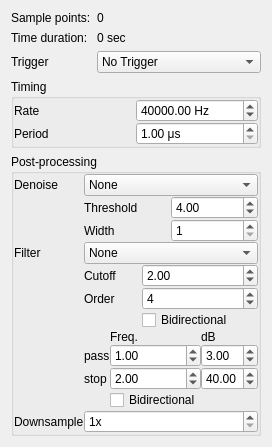
<?xml version="1.0" encoding="UTF-8"?>
<ui version="4.0">
 <class>Form</class>
 <widget class="QWidget" name="Form">
  <property name="geometry">
   <rect>
    <x>0</x>
    <y>0</y>
    <width>231</width>
    <height>366</height>
   </rect>
  </property>
  <property name="windowTitle">
   <string>Form</string>
  </property>
  <layout class="QGridLayout" name="gridLayout">
   <item row="3" column="0" colspan="3">
    <widget class="QGroupBox" name="groupBox_2">
     <property name="title">
      <string>Timing</string>
     </property>
     <layout class="QGridLayout" name="gridLayout_2">
      <property name="leftMargin">
       <number>0</number>
      </property>
      <property name="topMargin">
       <number>0</number>
      </property>
      <property name="rightMargin">
       <number>0</number>
      </property>
      <property name="bottomMargin">
       <number>0</number>
      </property>
      <property name="spacing">
       <number>0</number>
      </property>
      <item row="0" column="0">
       <widget class="QLabel" name="label">
        <property name="text">
         <string>Rate</string>
        </property>
       </widget>
      </item>
      <item row="0" column="1">
       <widget class="SpinBox" name="rateSpin">
        <property name="suffix">
         <string> Hz</string>
        </property>
        <property name="minimum">
         <double>0.010000000000000</double>
        </property>
        <property name="maximum">
         <double>1000000.000000000000000</double>
        </property>
        <property name="value">
         <double>40000.000000000000000</double>
        </property>
       </widget>
      </item>
      <item row="1" column="0">
       <widget class="QLabel" name="label_4">
        <property name="text">
         <string>Period</string>
        </property>
       </widget>
      </item>
      <item row="1" column="1">
       <widget class="SpinBox" name="periodSpin">
        <property name="suffix">
         <string> μs</string>
        </property>
        <property name="minimum">
         <double>1.000000000000000</double>
        </property>
        <property name="maximum">
         <double>10000.000000000000000</double>
        </property>
        <property name="value">
         <double>1.000000000000000</double>
        </property>
       </widget>
      </item>
     </layout>
    </widget>
   </item>
   <item row="4" column="0" colspan="3">
    <widget class="QGroupBox" name="groupBox">
     <property name="title">
      <string>Post-processing</string>
     </property>
     <layout class="QGridLayout" name="gridLayout_3">
      <property name="leftMargin">
       <number>0</number>
      </property>
      <property name="topMargin">
       <number>0</number>
      </property>
      <property name="rightMargin">
       <number>0</number>
      </property>
      <property name="bottomMargin">
       <number>0</number>
      </property>
      <property name="spacing">
       <number>0</number>
      </property>
      <item row="0" column="1">
       <widget class="QComboBox" name="denoiseCombo">
        <property name="toolTip">
         <string>Denoise method to use.
- Pointwise method compares each point to its neighbors</string>
        </property>
        <item>
         <property name="text">
          <string>None</string>
         </property>
        </item>
        <item>
         <property name="text">
          <string>Pointwise</string>
         </property>
        </item>
       </widget>
      </item>
      <item row="0" column="0">
       <widget class="QLabel" name="label_7">
        <property name="text">
         <string>Denoise</string>
        </property>
       </widget>
      </item>
      <item row="2" column="0">
       <widget class="QLabel" name="label_9">
        <property name="text">
         <string>Filter</string>
        </property>
       </widget>
      </item>
      <item row="2" column="1">
       <widget class="QComboBox" name="filterCombo">
        <property name="toolTip">
         <string>Lowpass filter types to use for AI channels. Filter is applied before downsampling.</string>
        </property>
        <item>
         <property name="text">
          <string>None</string>
         </property>
        </item>
        <item>
         <property name="text">
          <string>Bessel</string>
         </property>
        </item>
        <item>
         <property name="text">
          <string>Butterworth</string>
         </property>
        </item>
       </widget>
      </item>
      <item row="5" column="0">
       <widget class="QLabel" name="label_8">
        <property name="text">
         <string>Downsample</string>
        </property>
       </widget>
      </item>
      <item row="5" column="1">
       <widget class="QSpinBox" name="downsampleSpin">
        <property name="toolTip">
         <string>Amount DAQ data should be downsampled before returning results (output data is not downsampled before sending to the DAQ). DI/DO data is downsampled by subsampling, AI/AO data is downsampled by averaging. </string>
        </property>
        <property name="suffix">
         <string>x</string>
        </property>
        <property name="minimum">
         <number>1</number>
        </property>
        <property name="maximum">
         <number>10000000</number>
        </property>
        <property name="value">
         <number>1</number>
        </property>
       </widget>
      </item>
      <item row="4" column="1">
       <widget class="QWidget" name="butterworthCtrl" native="true">
        <layout class="QGridLayout" name="gridLayout_4">
         <property name="leftMargin">
          <number>0</number>
         </property>
         <property name="topMargin">
          <number>0</number>
         </property>
         <property name="rightMargin">
          <number>0</number>
         </property>
         <property name="bottomMargin">
          <number>0</number>
         </property>
         <property name="spacing">
          <number>0</number>
         </property>
         <item row="0" column="3">
          <widget class="QLabel" name="label_15">
           <property name="text">
            <string>dB</string>
           </property>
          </widget>
         </item>
         <item row="1" column="1" colspan="2">
          <widget class="SpinBox" name="butterworthPassbandSpin">
           <property name="toolTip">
            <string>Upper frequency of butterworth passband in multiples of maximum nyquist frequency (sample rate / 2).</string>
           </property>
           <property name="maximum">
            <double>1000.000000000000000</double>
           </property>
           <property name="value">
            <double>1.000000000000000</double>
           </property>
          </widget>
         </item>
         <item row="0" column="1" colspan="2">
          <widget class="QLabel" name="label_14">
           <property name="text">
            <string>Freq.</string>
           </property>
          </widget>
         </item>
         <item row="1" column="0">
          <widget class="QLabel" name="label_5">
           <property name="text">
            <string>pass</string>
           </property>
          </widget>
         </item>
         <item row="1" column="3">
          <widget class="QDoubleSpinBox" name="butterworthPassDBSpin">
           <property name="toolTip">
            <string>Maximum amplitude of loss in passband</string>
           </property>
           <property name="value">
            <double>3.000000000000000</double>
           </property>
          </widget>
         </item>
         <item row="2" column="0">
          <widget class="QLabel" name="label_6">
           <property name="text">
            <string>stop</string>
           </property>
          </widget>
         </item>
         <item row="2" column="1" colspan="2">
          <widget class="SpinBox" name="butterworthStopbandSpin">
           <property name="toolTip">
            <string>Lower frequency of butterworth stopband in multiples of maximum nyquist frequency (sample rate / 2).</string>
           </property>
           <property name="value">
            <double>2.000000000000000</double>
           </property>
          </widget>
         </item>
         <item row="2" column="3">
          <widget class="QDoubleSpinBox" name="butterworthStopDBSpin">
           <property name="toolTip">
            <string>Minimum amplitude of loss in stopband</string>
           </property>
           <property name="value">
            <double>40.000000000000000</double>
           </property>
          </widget>
         </item>
         <item row="3" column="1" colspan="2">
          <widget class="QCheckBox" name="butterworthBidirCheck">
           <property name="text">
            <string>Bidirectional</string>
           </property>
          </widget>
         </item>
        </layout>
       </widget>
      </item>
      <item row="3" column="1">
       <widget class="QWidget" name="besselCtrl" native="true">
        <layout class="QGridLayout" name="gridLayout_5">
         <property name="leftMargin">
          <number>0</number>
         </property>
         <property name="topMargin">
          <number>0</number>
         </property>
         <property name="rightMargin">
          <number>0</number>
         </property>
         <property name="bottomMargin">
          <number>0</number>
         </property>
         <property name="spacing">
          <number>0</number>
         </property>
         <item row="0" column="1" colspan="2">
          <widget class="SpinBox" name="besselCutoffSpin">
           <property name="value">
            <double>2.000000000000000</double>
           </property>
          </widget>
         </item>
         <item row="1" column="0">
          <widget class="QLabel" name="label_12">
           <property name="text">
            <string>Order</string>
           </property>
          </widget>
         </item>
         <item row="0" column="0">
          <widget class="QLabel" name="label_11">
           <property name="text">
            <string>Cutoff</string>
           </property>
          </widget>
         </item>
         <item row="1" column="1" colspan="2">
          <widget class="QSpinBox" name="besselOrderSpin">
           <property name="minimum">
            <number>1</number>
           </property>
           <property name="maximum">
            <number>16</number>
           </property>
           <property name="value">
            <number>4</number>
           </property>
          </widget>
         </item>
         <item row="2" column="1" colspan="2">
          <widget class="QCheckBox" name="besselBidirCheck">
           <property name="text">
            <string>Bidirectional</string>
           </property>
          </widget>
         </item>
        </layout>
       </widget>
      </item>
      <item row="1" column="1">
       <widget class="QWidget" name="denoiseCtrl" native="true">
        <layout class="QGridLayout" name="gridLayout_6">
         <property name="leftMargin">
          <number>0</number>
         </property>
         <property name="topMargin">
          <number>0</number>
         </property>
         <property name="rightMargin">
          <number>0</number>
         </property>
         <property name="bottomMargin">
          <number>0</number>
         </property>
         <property name="spacing">
          <number>0</number>
         </property>
         <item row="0" column="0">
          <widget class="QLabel" name="label_13">
           <property name="text">
            <string>Threshold</string>
           </property>
          </widget>
         </item>
         <item row="0" column="1">
          <widget class="QDoubleSpinBox" name="denoiseThresholdSpin">
           <property name="toolTip">
            <string>Minimum threshold of detected noise events</string>
           </property>
           <property name="value">
            <double>4.000000000000000</double>
           </property>
          </widget>
         </item>
         <item row="1" column="0">
          <widget class="QLabel" name="label_16">
           <property name="text">
            <string>Width</string>
           </property>
          </widget>
         </item>
         <item row="1" column="1">
          <widget class="QSpinBox" name="denoiseWidthSpin">
           <property name="toolTip">
            <string>Maximum radius of detected noise events</string>
           </property>
           <property name="minimum">
            <number>1</number>
           </property>
           <property name="maximum">
            <number>100000</number>
           </property>
           <property name="value">
            <number>1</number>
           </property>
          </widget>
         </item>
        </layout>
       </widget>
      </item>
     </layout>
    </widget>
   </item>
   <item row="2" column="0">
    <widget class="QLabel" name="label_trigger">
     <property name="text">
      <string>Trigger</string>
     </property>
    </widget>
   </item>
   <item row="2" column="1" colspan="2">
    <widget class="QComboBox" name="triggerDevList">
     <item>
      <property name="text">
       <string>No Trigger</string>
      </property>
     </item>
    </widget>
   </item>
   <item row="0" column="0">
    <widget class="QLabel" name="label_sample_points">
     <property name="text">
      <string>Sample points:</string>
     </property>
    </widget>
   </item>
   <item row="0" column="1">
    <widget class="QLabel" name="numPtsLabel">
     <property name="text">
      <string>0</string>
     </property>
    </widget>
   </item>
   <item row="1" column="0">
    <widget class="QLabel" name="label_time_duration">
     <property name="text">
      <string>Time duration:</string>
     </property>
    </widget>
   </item>
   <item row="1" column="1">
    <widget class="QLabel" name="timeDurLabel">
     <property name="text">
      <string>0 sec</string>
     </property>
    </widget>
   </item>
  </layout>
 </widget>
 <customwidgets>
  <customwidget>
   <class>SpinBox</class>
   <extends>QDoubleSpinBox</extends>
   <header>pyqtgraph</header>
  </customwidget>
 </customwidgets>
 <resources/>
 <connections/>
</ui>
